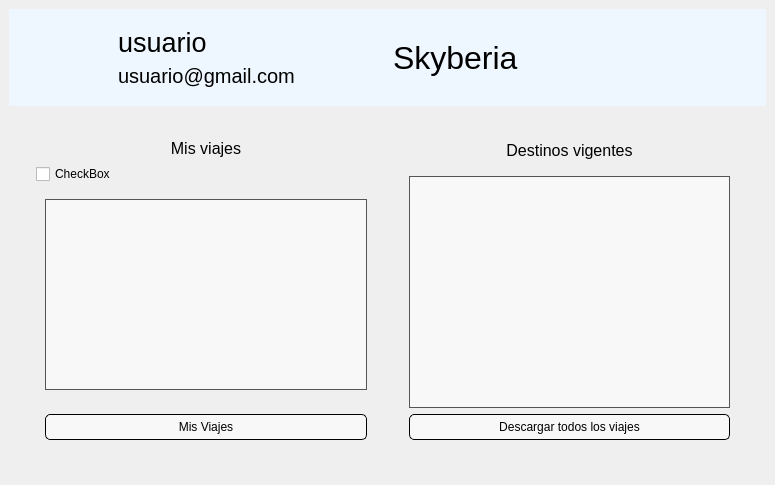
<?xml version="1.0" encoding="UTF-8"?>
<ui version="4.0">
 <class>MainWindow</class>
 <widget class="QMainWindow" name="MainWindow">
  <property name="geometry">
   <rect>
    <x>0</x>
    <y>0</y>
    <width>775</width>
    <height>485</height>
   </rect>
  </property>
  <property name="minimumSize">
   <size>
    <width>775</width>
    <height>485</height>
   </size>
  </property>
  <property name="windowTitle">
   <string>MainWindow</string>
  </property>
  <property name="windowOpacity">
   <double>1.000000000000000</double>
  </property>
  <property name="toolTip">
   <string>&lt;html&gt;&lt;head/&gt;&lt;body&gt;&lt;p&gt;&lt;br/&gt;&lt;/p&gt;&lt;/body&gt;&lt;/html&gt;</string>
  </property>
  <property name="autoFillBackground">
   <bool>true</bool>
  </property>
  <property name="styleSheet">
   <string notr="true"/>
  </property>
  <property name="documentMode">
   <bool>false</bool>
  </property>
  <property name="tabShape">
   <enum>QTabWidget::TabShape::Rounded</enum>
  </property>
  <property name="dockNestingEnabled">
   <bool>false</bool>
  </property>
  <property name="unifiedTitleAndToolBarOnMac">
   <bool>false</bool>
  </property>
  <widget class="QWidget" name="principal">
   <property name="acceptDrops">
    <bool>false</bool>
   </property>
   <property name="toolTip">
    <string/>
   </property>
   <property name="autoFillBackground">
    <bool>false</bool>
   </property>
   <property name="styleSheet">
    <string notr="true">#principal{
background-image: url(:/icons/recursos/media/fondo.jpg);
background-repeat: no-repeat;
background-position: center;
background-attachment: fixed;
}
#QTMisViajes {
background-color: rgba(255, 255, 255, 150); /* Fondo blanco con 150 de opacidad (0-255) */
color: black; 
border: 1px solid #555; /* Borde gris */
padding: 5px; /* Espaciado interno */
}
#QTMisViajes::item {
padding: 5px; /* Espaciado interno en cada item */
color: black; 
margin: 5px; /* Espaciado externo en cada item */
}
#QTMisViajes::item:selected {
background-color: rgba(100, 100, 255, 200); /* Fondo azul al seleccionar un item */
color: black; /* Color del texto al seleccionar */
}

#QTTredingsTopicsTabla {
background-color: rgba(255, 255, 255, 150); /* Fondo blanco con 150 de opacidad (0-255) */
color: black; 
border: 1px solid #555; /* Borde gris */
padding: 5px; /* Espaciado interno */
}
#QTTredingsTopicsTabla::item {
padding: 15px; /* Espaciado interno en cada item */
color: black; 
margin: 15px; /* Espaciado externo en cada item */
}
#QTTredingsTopicsTabla::item:selected {
background-color: rgba(100, 100, 255, 200); /* Fondo azul al seleccionar un item */
color: black; /* Color del texto al seleccionar */
}
#QTTredingsTopicsTabla QTableCornerButton::section {
        background-color: rgba(255, 255, 255, 50); /* Fondo semitransparente para las cabeceras */
        color: black; /* Color del texto en las cabeceras */
        border: 1px solid black; /* Borde negro */
    }

    #QTTredingsTopicsTabla::horizontalHeader {
        background-color: rgba(255, 255, 255, 50); /* Fondo semitransparente para las cabeceras horizontales */
        color: black; /* Color del texto en las cabeceras */
        border: 1px solid black; /* Borde negro */
}
QPushButton {
background-color: rgba(255, 255, 255, 150); /* Fondo semitransparente para los botones */
color: black; /* Color del texto en los botones */
border: 1px solid black; /* Borde negro */
padding: 5px; /* Espaciado interno */
border-radius: 5px; /* Bordes redondeados */
}
QPushButton:hover {
background-color: rgba(200, 200, 200, 200); /* Fondo más oscuro al pasar el ratón */
}
QPushButton:pressed {
background-color: rgba(150, 150, 150, 200); /* Fondo aún más oscuro al presionar */
}
</string>
   </property>
   <layout class="QVBoxLayout" name="verticalLayout">
    <item>
     <widget class="QWidget" name="QWGridCabecera" native="true">
      <property name="sizePolicy">
       <sizepolicy hsizetype="Preferred" vsizetype="Preferred">
        <horstretch>0</horstretch>
        <verstretch>10</verstretch>
       </sizepolicy>
      </property>
      <property name="styleSheet">
       <string notr="true">background-color: rgb(238, 247, 255);</string>
      </property>
      <layout class="QHBoxLayout" name="horizontalLayout">
       <item>
        <widget class="QLabel" name="QLabelUsuario">
         <property name="maximumSize">
          <size>
           <width>85</width>
           <height>85</height>
          </size>
         </property>
         <property name="text">
          <string/>
         </property>
         <property name="pixmap">
          <pixmap resource="../PersistenciaDatos_PyQT/recursos.qrc">:/icons/recursos/iconos/usuario.png</pixmap>
         </property>
         <property name="scaledContents">
          <bool>true</bool>
         </property>
         <property name="wordWrap">
          <bool>false</bool>
         </property>
        </widget>
       </item>
       <item>
        <widget class="QWidget" name="QWGirdDatosUsuarios" native="true">
         <layout class="QVBoxLayout" name="verticalLayout_2">
          <item>
           <widget class="QLabel" name="QLNombre">
            <property name="palette">
             <palette>
              <active>
               <colorrole role="WindowText">
                <brush brushstyle="SolidPattern">
                 <color alpha="255">
                  <red>0</red>
                  <green>0</green>
                  <blue>0</blue>
                 </color>
                </brush>
               </colorrole>
               <colorrole role="Button">
                <brush brushstyle="SolidPattern">
                 <color alpha="255">
                  <red>238</red>
                  <green>247</green>
                  <blue>255</blue>
                 </color>
                </brush>
               </colorrole>
               <colorrole role="Base">
                <brush brushstyle="SolidPattern">
                 <color alpha="255">
                  <red>238</red>
                  <green>247</green>
                  <blue>255</blue>
                 </color>
                </brush>
               </colorrole>
               <colorrole role="Window">
                <brush brushstyle="SolidPattern">
                 <color alpha="255">
                  <red>238</red>
                  <green>247</green>
                  <blue>255</blue>
                 </color>
                </brush>
               </colorrole>
              </active>
              <inactive>
               <colorrole role="WindowText">
                <brush brushstyle="SolidPattern">
                 <color alpha="255">
                  <red>0</red>
                  <green>0</green>
                  <blue>0</blue>
                 </color>
                </brush>
               </colorrole>
               <colorrole role="Button">
                <brush brushstyle="SolidPattern">
                 <color alpha="255">
                  <red>238</red>
                  <green>247</green>
                  <blue>255</blue>
                 </color>
                </brush>
               </colorrole>
               <colorrole role="Base">
                <brush brushstyle="SolidPattern">
                 <color alpha="255">
                  <red>238</red>
                  <green>247</green>
                  <blue>255</blue>
                 </color>
                </brush>
               </colorrole>
               <colorrole role="Window">
                <brush brushstyle="SolidPattern">
                 <color alpha="255">
                  <red>238</red>
                  <green>247</green>
                  <blue>255</blue>
                 </color>
                </brush>
               </colorrole>
              </inactive>
              <disabled>
               <colorrole role="Button">
                <brush brushstyle="SolidPattern">
                 <color alpha="255">
                  <red>238</red>
                  <green>247</green>
                  <blue>255</blue>
                 </color>
                </brush>
               </colorrole>
               <colorrole role="Base">
                <brush brushstyle="SolidPattern">
                 <color alpha="255">
                  <red>238</red>
                  <green>247</green>
                  <blue>255</blue>
                 </color>
                </brush>
               </colorrole>
               <colorrole role="Window">
                <brush brushstyle="SolidPattern">
                 <color alpha="255">
                  <red>238</red>
                  <green>247</green>
                  <blue>255</blue>
                 </color>
                </brush>
               </colorrole>
              </disabled>
             </palette>
            </property>
            <property name="font">
             <font>
              <pointsize>20</pointsize>
              <fontweight>ExtraBold</fontweight>
             </font>
            </property>
            <property name="text">
             <string>usuario</string>
            </property>
           </widget>
          </item>
          <item>
           <widget class="QLabel" name="QLCorreo">
            <property name="palette">
             <palette>
              <active>
               <colorrole role="WindowText">
                <brush brushstyle="SolidPattern">
                 <color alpha="255">
                  <red>0</red>
                  <green>0</green>
                  <blue>0</blue>
                 </color>
                </brush>
               </colorrole>
               <colorrole role="Button">
                <brush brushstyle="SolidPattern">
                 <color alpha="255">
                  <red>238</red>
                  <green>247</green>
                  <blue>255</blue>
                 </color>
                </brush>
               </colorrole>
               <colorrole role="Base">
                <brush brushstyle="SolidPattern">
                 <color alpha="255">
                  <red>238</red>
                  <green>247</green>
                  <blue>255</blue>
                 </color>
                </brush>
               </colorrole>
               <colorrole role="Window">
                <brush brushstyle="SolidPattern">
                 <color alpha="255">
                  <red>238</red>
                  <green>247</green>
                  <blue>255</blue>
                 </color>
                </brush>
               </colorrole>
              </active>
              <inactive>
               <colorrole role="WindowText">
                <brush brushstyle="SolidPattern">
                 <color alpha="255">
                  <red>0</red>
                  <green>0</green>
                  <blue>0</blue>
                 </color>
                </brush>
               </colorrole>
               <colorrole role="Button">
                <brush brushstyle="SolidPattern">
                 <color alpha="255">
                  <red>238</red>
                  <green>247</green>
                  <blue>255</blue>
                 </color>
                </brush>
               </colorrole>
               <colorrole role="Base">
                <brush brushstyle="SolidPattern">
                 <color alpha="255">
                  <red>238</red>
                  <green>247</green>
                  <blue>255</blue>
                 </color>
                </brush>
               </colorrole>
               <colorrole role="Window">
                <brush brushstyle="SolidPattern">
                 <color alpha="255">
                  <red>238</red>
                  <green>247</green>
                  <blue>255</blue>
                 </color>
                </brush>
               </colorrole>
              </inactive>
              <disabled>
               <colorrole role="Button">
                <brush brushstyle="SolidPattern">
                 <color alpha="255">
                  <red>238</red>
                  <green>247</green>
                  <blue>255</blue>
                 </color>
                </brush>
               </colorrole>
               <colorrole role="Base">
                <brush brushstyle="SolidPattern">
                 <color alpha="255">
                  <red>238</red>
                  <green>247</green>
                  <blue>255</blue>
                 </color>
                </brush>
               </colorrole>
               <colorrole role="Window">
                <brush brushstyle="SolidPattern">
                 <color alpha="255">
                  <red>238</red>
                  <green>247</green>
                  <blue>255</blue>
                 </color>
                </brush>
               </colorrole>
              </disabled>
             </palette>
            </property>
            <property name="font">
             <font>
              <pointsize>15</pointsize>
              <fontweight>ExtraBold</fontweight>
             </font>
            </property>
            <property name="text">
             <string>usuario@gmail.com</string>
            </property>
           </widget>
          </item>
         </layout>
        </widget>
       </item>
       <item>
        <widget class="QLabel" name="QLNombreApp">
         <property name="palette">
          <palette>
           <active>
            <colorrole role="WindowText">
             <brush brushstyle="SolidPattern">
              <color alpha="255">
               <red>0</red>
               <green>0</green>
               <blue>0</blue>
              </color>
             </brush>
            </colorrole>
            <colorrole role="Button">
             <brush brushstyle="SolidPattern">
              <color alpha="255">
               <red>238</red>
               <green>247</green>
               <blue>255</blue>
              </color>
             </brush>
            </colorrole>
            <colorrole role="Base">
             <brush brushstyle="SolidPattern">
              <color alpha="255">
               <red>238</red>
               <green>247</green>
               <blue>255</blue>
              </color>
             </brush>
            </colorrole>
            <colorrole role="Window">
             <brush brushstyle="SolidPattern">
              <color alpha="255">
               <red>238</red>
               <green>247</green>
               <blue>255</blue>
              </color>
             </brush>
            </colorrole>
           </active>
           <inactive>
            <colorrole role="WindowText">
             <brush brushstyle="SolidPattern">
              <color alpha="255">
               <red>0</red>
               <green>0</green>
               <blue>0</blue>
              </color>
             </brush>
            </colorrole>
            <colorrole role="Button">
             <brush brushstyle="SolidPattern">
              <color alpha="255">
               <red>238</red>
               <green>247</green>
               <blue>255</blue>
              </color>
             </brush>
            </colorrole>
            <colorrole role="Base">
             <brush brushstyle="SolidPattern">
              <color alpha="255">
               <red>238</red>
               <green>247</green>
               <blue>255</blue>
              </color>
             </brush>
            </colorrole>
            <colorrole role="Window">
             <brush brushstyle="SolidPattern">
              <color alpha="255">
               <red>238</red>
               <green>247</green>
               <blue>255</blue>
              </color>
             </brush>
            </colorrole>
           </inactive>
           <disabled>
            <colorrole role="Button">
             <brush brushstyle="SolidPattern">
              <color alpha="255">
               <red>238</red>
               <green>247</green>
               <blue>255</blue>
              </color>
             </brush>
            </colorrole>
            <colorrole role="Base">
             <brush brushstyle="SolidPattern">
              <color alpha="255">
               <red>238</red>
               <green>247</green>
               <blue>255</blue>
              </color>
             </brush>
            </colorrole>
            <colorrole role="Window">
             <brush brushstyle="SolidPattern">
              <color alpha="255">
               <red>238</red>
               <green>247</green>
               <blue>255</blue>
              </color>
             </brush>
            </colorrole>
           </disabled>
          </palette>
         </property>
         <property name="font">
          <font>
           <pointsize>24</pointsize>
           <underline>false</underline>
           <stylestrategy>PreferDefault</stylestrategy>
           <hintingpreference>PreferDefaultHinting</hintingpreference>
           <fontweight>Black</fontweight>
          </font>
         </property>
         <property name="text">
          <string>Skyberia</string>
         </property>
        </widget>
       </item>
       <item>
        <widget class="QLabel" name="QLabelConfiguracion">
         <property name="maximumSize">
          <size>
           <width>80</width>
           <height>80</height>
          </size>
         </property>
         <property name="text">
          <string/>
         </property>
         <property name="pixmap">
          <pixmap resource="../PersistenciaDatos_PyQT/recursos.qrc">:/icons/recursos/iconos/engranaje.png</pixmap>
         </property>
         <property name="scaledContents">
          <bool>true</bool>
         </property>
         <property name="alignment">
          <set>Qt::AlignmentFlag::AlignRight|Qt::AlignmentFlag::AlignTrailing|Qt::AlignmentFlag::AlignVCenter</set>
         </property>
        </widget>
       </item>
      </layout>
     </widget>
    </item>
    <item>
     <widget class="QWidget" name="QWGridMenus" native="true">
      <property name="sizePolicy">
       <sizepolicy hsizetype="Preferred" vsizetype="Preferred">
        <horstretch>0</horstretch>
        <verstretch>90</verstretch>
       </sizepolicy>
      </property>
      <layout class="QVBoxLayout" name="verticalLayout_3">
       <item>
        <widget class="QWidget" name="QWMenus" native="true">
         <property name="sizePolicy">
          <sizepolicy hsizetype="Preferred" vsizetype="Minimum">
           <horstretch>0</horstretch>
           <verstretch>0</verstretch>
          </sizepolicy>
         </property>
         <property name="minimumSize">
          <size>
           <width>0</width>
           <height>0</height>
          </size>
         </property>
         <layout class="QHBoxLayout" name="horizontalLayout_2">
          <item>
           <widget class="QWidget" name="QFMisViajes" native="true">
            <property name="sizePolicy">
             <sizepolicy hsizetype="Preferred" vsizetype="Preferred">
              <horstretch>1</horstretch>
              <verstretch>0</verstretch>
             </sizepolicy>
            </property>
            <layout class="QVBoxLayout" name="verticalLayout_4">
             <item>
              <widget class="QLabel" name="QLMisViajes">
               <property name="maximumSize">
                <size>
                 <width>16777215</width>
                 <height>22</height>
                </size>
               </property>
               <property name="font">
                <font>
                 <pointsize>12</pointsize>
                 <fontweight>ExtraBold</fontweight>
                </font>
               </property>
               <property name="text">
                <string>Mis viajes</string>
               </property>
               <property name="alignment">
                <set>Qt::AlignmentFlag::AlignCenter</set>
               </property>
              </widget>
             </item>
             <item>
              <widget class="QCheckBox" name="checkBox">
               <property name="text">
                <string>CheckBox</string>
               </property>
              </widget>
             </item>
             <item>
              <widget class="QWidget" name="widget_2" native="true">
               <layout class="QHBoxLayout" name="horizontalLayout_4">
                <item>
                 <widget class="QListWidget" name="QTMisViajes">
                  <property name="sizePolicy">
                   <sizepolicy hsizetype="Expanding" vsizetype="Preferred">
                    <horstretch>0</horstretch>
                    <verstretch>0</verstretch>
                   </sizepolicy>
                  </property>
                  <property name="maximumSize">
                   <size>
                    <width>350</width>
                    <height>16777215</height>
                   </size>
                  </property>
                 </widget>
                </item>
               </layout>
              </widget>
             </item>
             <item>
              <widget class="QWidget" name="widget_4" native="true">
               <property name="maximumSize">
                <size>
                 <width>16777215</width>
                 <height>45</height>
                </size>
               </property>
               <property name="layoutDirection">
                <enum>Qt::LayoutDirection::LeftToRight</enum>
               </property>
               <layout class="QHBoxLayout" name="horizontalLayout_5">
                <item>
                 <widget class="QPushButton" name="BMisViajes">
                  <property name="maximumSize">
                   <size>
                    <width>350</width>
                    <height>16777215</height>
                   </size>
                  </property>
                  <property name="text">
                   <string>Mis Viajes</string>
                  </property>
                 </widget>
                </item>
               </layout>
              </widget>
             </item>
            </layout>
           </widget>
          </item>
          <item>
           <widget class="QWidget" name="QFTredingTopics" native="true">
            <property name="sizePolicy">
             <sizepolicy hsizetype="Preferred" vsizetype="Preferred">
              <horstretch>1</horstretch>
              <verstretch>0</verstretch>
             </sizepolicy>
            </property>
            <property name="acceptDrops">
             <bool>false</bool>
            </property>
            <layout class="QVBoxLayout" name="verticalLayout_5">
             <item>
              <widget class="QLabel" name="QLTredingTopics">
               <property name="maximumSize">
                <size>
                 <width>16777215</width>
                 <height>22</height>
                </size>
               </property>
               <property name="font">
                <font>
                 <pointsize>12</pointsize>
                 <fontweight>ExtraBold</fontweight>
                </font>
               </property>
               <property name="text">
                <string>Destinos vigentes</string>
               </property>
               <property name="alignment">
                <set>Qt::AlignmentFlag::AlignCenter</set>
               </property>
               <property name="indent">
                <number>-1</number>
               </property>
              </widget>
             </item>
             <item>
              <widget class="QWidget" name="widget" native="true">
               <property name="sizePolicy">
                <sizepolicy hsizetype="Ignored" vsizetype="Preferred">
                 <horstretch>0</horstretch>
                 <verstretch>0</verstretch>
                </sizepolicy>
               </property>
               <property name="maximumSize">
                <size>
                 <width>16777215</width>
                 <height>16777215</height>
                </size>
               </property>
               <layout class="QVBoxLayout" name="verticalLayout_6">
                <item>
                 <widget class="QTableWidget" name="QTTredingsTopicsTabla">
                  <property name="sizePolicy">
                   <sizepolicy hsizetype="Fixed" vsizetype="Preferred">
                    <horstretch>0</horstretch>
                    <verstretch>0</verstretch>
                   </sizepolicy>
                  </property>
                  <property name="minimumSize">
                   <size>
                    <width>0</width>
                    <height>0</height>
                   </size>
                  </property>
                  <property name="maximumSize">
                   <size>
                    <width>350</width>
                    <height>16777215</height>
                   </size>
                  </property>
                  <property name="font">
                   <font>
                    <pointsize>20</pointsize>
                    <italic>true</italic>
                    <bold>true</bold>
                    <underline>false</underline>
                    <strikeout>false</strikeout>
                   </font>
                  </property>
                  <property name="contextMenuPolicy">
                   <enum>Qt::ContextMenuPolicy::DefaultContextMenu</enum>
                  </property>
                  <property name="acceptDrops">
                   <bool>false</bool>
                  </property>
                  <property name="layoutDirection">
                   <enum>Qt::LayoutDirection::LeftToRight</enum>
                  </property>
                  <property name="autoFillBackground">
                   <bool>false</bool>
                  </property>
                  <property name="frameShadow">
                   <enum>QFrame::Shadow::Sunken</enum>
                  </property>
                  <property name="verticalScrollBarPolicy">
                   <enum>Qt::ScrollBarPolicy::ScrollBarAsNeeded</enum>
                  </property>
                  <property name="horizontalScrollBarPolicy">
                   <enum>Qt::ScrollBarPolicy::ScrollBarAsNeeded</enum>
                  </property>
                  <property name="sizeAdjustPolicy">
                   <enum>QAbstractScrollArea::SizeAdjustPolicy::AdjustToContents</enum>
                  </property>
                  <property name="autoScrollMargin">
                   <number>1</number>
                  </property>
                  <property name="alternatingRowColors">
                   <bool>true</bool>
                  </property>
                  <property name="selectionMode">
                   <enum>QAbstractItemView::SelectionMode::NoSelection</enum>
                  </property>
                  <property name="textElideMode">
                   <enum>Qt::TextElideMode::ElideRight</enum>
                  </property>
                  <property name="horizontalScrollMode">
                   <enum>QAbstractItemView::ScrollMode::ScrollPerPixel</enum>
                  </property>
                  <property name="showGrid">
                   <bool>false</bool>
                  </property>
                  <property name="sortingEnabled">
                   <bool>false</bool>
                  </property>
                  <property name="wordWrap">
                   <bool>true</bool>
                  </property>
                  <property name="cornerButtonEnabled">
                   <bool>true</bool>
                  </property>
                  <attribute name="horizontalHeaderVisible">
                   <bool>false</bool>
                  </attribute>
                  <attribute name="horizontalHeaderMinimumSectionSize">
                   <number>32</number>
                  </attribute>
                  <attribute name="horizontalHeaderHighlightSections">
                   <bool>true</bool>
                  </attribute>
                  <attribute name="horizontalHeaderStretchLastSection">
                   <bool>true</bool>
                  </attribute>
                  <attribute name="verticalHeaderVisible">
                   <bool>false</bool>
                  </attribute>
                  <attribute name="verticalHeaderMinimumSectionSize">
                   <number>24</number>
                  </attribute>
                  <attribute name="verticalHeaderDefaultSectionSize">
                   <number>24</number>
                  </attribute>
                  <attribute name="verticalHeaderHighlightSections">
                   <bool>true</bool>
                  </attribute>
                  <row/>
                  <column>
                   <property name="text">
                    <string>Destino</string>
                   </property>
                  </column>
                  <item row="0" column="0">
                   <property name="text">
                    <string/>
                   </property>
                  </item>
                 </widget>
                </item>
                <item>
                 <widget class="QPushButton" name="BtodoViajes">
                  <property name="enabled">
                   <bool>false</bool>
                  </property>
                  <property name="text">
                   <string>Descargar todos los viajes</string>
                  </property>
                 </widget>
                </item>
               </layout>
              </widget>
             </item>
            </layout>
           </widget>
          </item>
         </layout>
        </widget>
       </item>
      </layout>
     </widget>
    </item>
   </layout>
  </widget>
  <action name="actionCerrar_sesion">
   <property name="text">
    <string>Cerrar sesion</string>
   </property>
  </action>
  <action name="actionSalir_del_programa">
   <property name="text">
    <string>Salir del programa</string>
   </property>
  </action>
  <action name="actionver_viajes">
   <property name="text">
    <string>ver viajes</string>
   </property>
  </action>
  <action name="actioncomprar_viaje">
   <property name="text">
    <string>comprar viaje</string>
   </property>
  </action>
  <action name="actionconfiguracion">
   <property name="text">
    <string>configuracion</string>
   </property>
  </action>
  <action name="actionacerca_de_mi">
   <property name="text">
    <string>acerca de mi</string>
   </property>
  </action>
 </widget>
 <resources>
  <include location="../PersistenciaDatos_PyQT/recursos.qrc"/>
 </resources>
 <connections/>
</ui>
